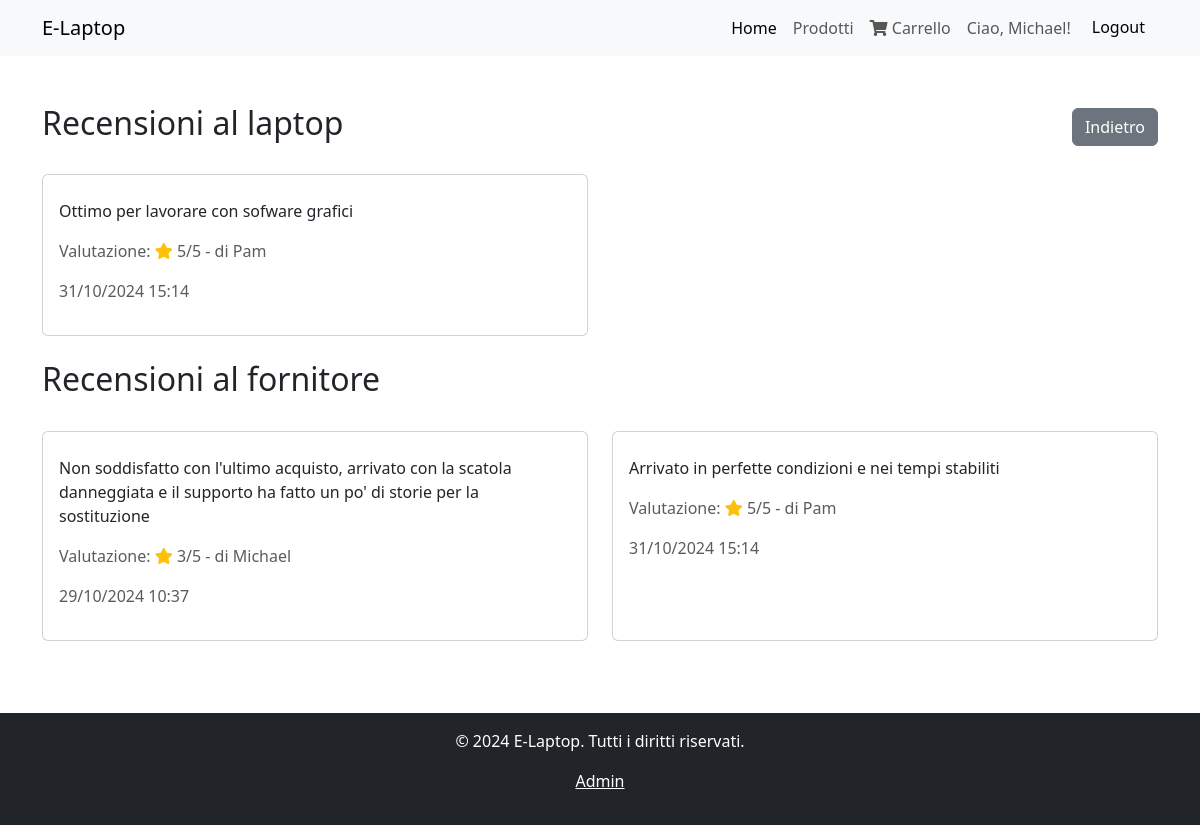
Page /laptopdetail/25/reviews (signed in) on the committed database.
### management/models.py (models this page shows, shortened)
class CustomUser(AbstractUser):
    USER_TYPE_CHOICES = (
        ('buyer', 'Acquirente'),
        ('seller', 'Fornitore'),
    )
    user_type = models.CharField(max_length=20, choices=USER_TYPE_CHOICES)

class LaptopReview(models.Model):
    user = models.ForeignKey(settings.AUTH_USER_MODEL, on_delete=models.CASCADE)
    laptop = models.ForeignKey(Laptop, on_delete=models.CASCADE)
    rating = models.PositiveIntegerField(choices=[(i, str(i)) for i in range(1, 6)])
    description = models.TextField(max_length=200, blank=True, null=True)
    creation_time = models.DateTimeField(auto_now_add=True)
    class Meta:
        unique_together = (('user', 'laptop'),)

class SellerReview(models.Model):
    user = models.ForeignKey(settings.AUTH_USER_MODEL, on_delete=models.CASCADE, related_name='seller_reviews')
    seller = models.ForeignKey(settings.AUTH_USER_MODEL, on_delete=models.CASCADE, related_name='user_reviews')
    rating = models.PositiveIntegerField(choices=[(i, str(i)) for i in range(1, 6)])
    description = models.TextField(max_length=200, blank=True, null=True)
    creation_time = models.DateTimeField(auto_now_add=True)

### management/views.py (the view)
# urls.py: path('laptopdetail/<int:laptop_id>/reviews', views.laptop_and_seller_reviews_list, name='laptop_and_seller_reviews_list'),
@login_required
def laptop_and_seller_reviews_list(request, laptop_id):
    laptop = get_object_or_404(Laptop, id=laptop_id)
    seller = get_object_or_404(CustomUser, id=laptop.seller_id)
    return render(request, 'management/laptop_and_seller_reviews_list.html', {'laptop': laptop, 'seller': seller})

### management/templates/management/laptop_and_seller_reviews_list.html (shortened to what this page needs)
{% extends "base.html" %}
{% block content %}
<div class="row mt-5">
    <div class="col-md-12">
        <div class="d-flex justify-content-between align-items-center">
            <h2>Recensioni al laptop</h2>
            <a href="{% url 'laptop_detail' laptop.id %}" class="btn btn-secondary">Indietro</a>
        </div>
        {% if laptop.laptopreview_set.exists %}
            <div class="row mt-4">
                {% for review in laptop.laptopreview_set.all %}
                    <div class="col-md-6 mb-4">
                        <div class="card h-100">
                            <div class="card-body">
                                {% if review.description %}
                                    <p class="card-text">{{ review.description }}</p>
                                {% endif %}
                                <p class="text-muted">Valutazione:
                                    <link rel="stylesheet" href="https://cdnjs.cloudflare.com/ajax/libs/font-awesome/5.15.4/css/all.min.css">
                                    <i class="fas fa-star text-warning"></i>
                                    {{ review.rating }}/5 - di {{ review.user.username }}
                                </p>
                                <p class="text-muted">{{ review.creation_time|date:"d/m/Y H:i" }}</p>
                            </div>
                        </div>
                    </div>
                {% endfor %}
            </div>
        {% else %}
            <p class="text-muted">Nessuna recensione disponibile per questo prodotto.</p>
        {% endif %}
    </div>
    <div class="col-md-12">
        <div class="d-flex justify-content-between align-items-center">
            <h2>Recensioni al fornitore</h2>
        </div>
        {% if seller.user_reviews.exists %}
            <div class="row mt-4">
                {% for review in seller.user_reviews.all %}
                    <div class="col-md-6 mb-4">
                        <div class="card h-100">
                            <div class="card-body">
                                {% if review.description %}
                                    <p class="card-text">{{ review.description }}</p>
                                {% endif %}
                                <p class="text-muted">Valutazione:
                                    <link rel="stylesheet" href="https://cdnjs.cloudflare.com/ajax/libs/font-awesome/5.15.4/css/all.min.css">
                                    <i class="fas fa-star text-warning"></i>
                                    {{ review.rating }}/5 - di {{ review.user.username }}
                                </p>
                                <p class="text-muted">{{ review.creation_time|date:"d/m/Y H:i" }}</p>
                            </div>
                        </div>
                    </div>
                {% endfor %}
            </div>
        {% else %}
            <p class="text-muted">Nessuna recensione disponibile per questo fornitore.</p>
        {% endif %}
    </div>
</div>
{% endblock %}

### templates/base.html (shortened to what this page needs)
<!DOCTYPE html>
<html lang="it">
<head>
    <link href="https://cdn.jsdelivr.net/npm/bootstrap@5.3.0/dist/css/bootstrap.min.css" rel="stylesheet">
</head>
<body>
    <nav class="navbar navbar-expand-lg navbar-light bg-light">
        <div class="container">
            <a class="navbar-brand" href="{% url 'home' %}">E-Laptop</a>
            <div class="collapse navbar-collapse" id="navbarNav">
                <ul class="navbar-nav ms-auto">
                    <li class="nav-item">
                        <a class="nav-link active" href="{% url 'home' %}">Home</a>
                    </li>
                    <li class="nav-item">
                        <a class="nav-link" href="{% url 'laptops_list' %}">Prodotti</a>
                    </li>
                    {% if user.is_authenticated %}
                        {% if user.user_type == 'buyer' %}
                            <link rel="stylesheet" href="https://cdnjs.cloudflare.com/ajax/libs/font-awesome/6.0.0-beta3/css/all.min.css">
                            <li class="nav-item">
                                <a class="nav-link" href="{% url 'cart_detail' %}">
                                    <i class="fas fa-shopping-cart"></i>
                                    Carrello
                                </a>
                            </li>
                        {% endif %}
                    {% endif %}
                    {% if user.is_authenticated %}
                        <li class="nav-item">
                            <span class="nav-link">Ciao, {{ user.username }}!</span>
                        </li>
                        <li class="nav-item">
                            <form method="POST" action="{% url 'logout' %}"> {% csrf_token %}
                                <button type="submit" class="btn btn-light">Logout</button>
                            </form>
                        </li>
                    {% endif %}
                </ul>
            </div>
        </div>
    </nav>
    <div class="container my-5">
        {% block content %}
        {% endblock %}
    </div>
    <footer class="bg-dark text-white text-center py-3">
        <p>&copy; 2024 E-Laptop. Tutti i diritti riservati.</p>
        <p><a href="http://localhost:8000/admin/" class="text-white">Admin</a></p>
    </footer>
</body>
</html>

### rows in the picture
CustomUser: username "Michael"
LaptopReview: description "Ottimo per lavorare con sofware grafici", rating "5", user.username "Pam", creation_time "31/10/2024 15:14"
SellerReview: description "Non soddisfatto con l'ultimo acquisto, arrivato con la scatola danneggiata e il supporto ha fatto un po' di storie per la sostituzione", rating "3", user.username "Michael", creation_time "29/10/2024 10:37"
SellerReview: description "Arrivato in perfette condizioni e nei tempi stabiliti", rating "5", user.username "Pam", creation_time "31/10/2024 15:14"
